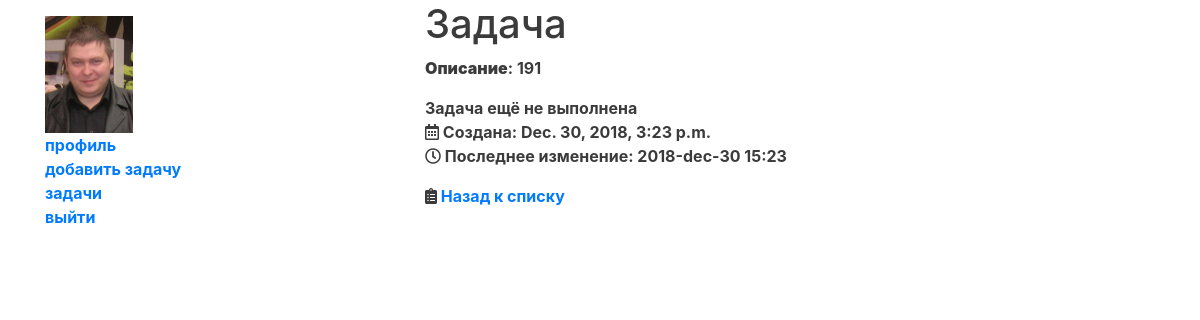
Page /tasks/details/191 (signed in) on the committed database.
### accounts/models.py (models this page shows, shortened)
class Profile(models.Model):
    user = models.OneToOneField(User, on_delete=models.CASCADE)
    birthdate = models.DateField(blank=True, null=True)
    avatar = models.ImageField(upload_to='user_avatars/%Y/%m/%d', blank=True)

### tasks/models.py (models this page shows, shortened)
class TodoItem(models.Model):
    description = models.CharField(max_length=64)
    is_completed = models.BooleanField('выполнено', default=False)
    created = models.DateTimeField(auto_now_add=True)
    updated = models.DateTimeField(auto_now=True)
    owner = models.ForeignKey(
        User,
        on_delete=models.CASCADE,
        related_name='tasks')
    class Meta:
        ordering = ('-created',)

### tasks/views.py (the view)
# urls.py: path('details/<int:pk>', views.TaskDetailView.as_view(), name='details'),
class TaskDetailView(DetailView):
    model = TodoItem
    template_name = 'tasks/details.html'

### tasks/templates/tasks/details.html (shortened to what this page needs)
{% extends "base.html" %}
{% load static %}
{% block extra_head %}
  <link rel="stylesheet" href="https://use.fontawesome.com/releases/v5.15.3/css/all.css">
{% endblock %}
{% block main_content %}
  <h1>Задача</h1>
  <p><b>Описание</b>: {{ object.id }}</p>
  <ul>
    <li>
      {{ object.is_completed|yesno:"Задача выполнена, Задача ещё не выполнена" }}
    </li>
    <li><i class="far fa-calendar-alt"></i>&nbsp;Создана: {{ object.created }}</li>
    <li><i class="far fa-clock"></i>&nbsp;Последнее изменение: {{object.updated|date:'Y-b-d H:i'}}</li>
  </ul>
  <i class="fas fa-clipboard-list"></i>&nbsp;<a href="{% url 'tasks:list' %}">Назад к списку</a>
{% endblock %}

### templates/base.html (shortened to what this page needs)
{% load static %}
<html>
    <head>
        <link rel="stylesheet" href="{% static 'css/styles.css' %}">
        <link rel="stylesheet"
            href="https://stackpath.bootstrapcdn.com/bootstrap/4.2.1/css/bootstrap.min.css"
            integrity="sha384-
            GJzZqFGwb1QTTN6wy59ffF1BuGJpLSa9DkKMp0DgiMDm4iYMj70gZWKYbI706tWS"
>
        {% block extra_head %}{% endblock %}
    </head>
    <body>
    <div class="container">
        <div class="row">
            <div class="side_bar col">
                {% block side_bar %}
                    {% if user.is_authenticated %}
                        <img src="{{ user.profile.avatar.url }}" class="img-fluid">
                        <ul>
                            <li><a href="#">профиль</a></li>
                            <li><a href="{% url 'tasks:create' %}">добавить задачу</a></li>
                            <li><a href="{% url 'tasks:list' %}">задачи</a></li>
                            <li><a href="{% url 'logout' %}">выйти</a></li>
                        </ul>
                    {% endif %}
                {% endblock %}
            </div>
            <div class="main_content col-8">
                {% block main_content %}
                {% endblock %}
            </div>
        </div>
    </div>
    </body>
</html>

### static/css/styles.css (style rules this page uses)
.container { margin: 0 auto; min-width: 500px; width: 45%; text-align: left; color: #3b3b3b; font-weight: bold; }
ul { padding: 0; text-align: left; list-style: none; }

### rows in the picture
TodoItem: id "191", is_completed "Задача ещё не выполнена", created "Dec. 30, 2018, 3:23 p.m.", updated "2018-dec-30 15:23"
